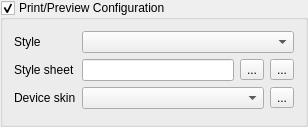
<?xml version="1.0" encoding="UTF-8"?>
<ui version="4.0">
 <class>PreviewConfigurationWidget</class>
 <widget class="QGroupBox" name="PreviewConfigurationWidget">
  <property name="geometry">
   <rect>
    <x>0</x>
    <y>0</y>
    <width>308</width>
    <height>127</height>
   </rect>
  </property>
  <property name="windowTitle">
   <string>Form</string>
  </property>
  <property name="title">
   <string>Print/Preview Configuration</string>
  </property>
  <property name="checkable">
   <bool>true</bool>
  </property>
  <layout class="QFormLayout">
   <item row="0" column="0">
    <widget class="QLabel" name="m_styleLabel">
     <property name="text">
      <string>Style</string>
     </property>
    </widget>
   </item>
   <item row="0" column="1">
    <widget class="QComboBox" name="m_styleCombo"/>
   </item>
   <item row="1" column="0">
    <widget class="QLabel" name="m_appStyleSheetLabel">
     <property name="text">
      <string>Style sheet</string>
     </property>
    </widget>
   </item>
   <item row="1" column="1">
    <layout class="QHBoxLayout">
     <item>
      <widget class="qdesigner_internal::TextPropertyEditor" name="m_appStyleSheetLineEdit">
       <property name="minimumSize">
        <size>
         <width>149</width>
         <height>0</height>
        </size>
       </property>
      </widget>
     </item>
     <item>
      <widget class="QToolButton" name="m_appStyleSheetChangeButton">
       <property name="text">
        <string>...</string>
       </property>
      </widget>
     </item>
     <item>
      <widget class="QToolButton" name="m_appStyleSheetClearButton">
       <property name="text">
        <string>...</string>
       </property>
      </widget>
     </item>
    </layout>
   </item>
   <item row="2" column="0">
    <widget class="QLabel" name="m_skinLabel">
     <property name="text">
      <string>Device skin</string>
     </property>
    </widget>
   </item>
   <item row="2" column="1">
    <layout class="QHBoxLayout">
     <item>
      <widget class="QComboBox" name="m_skinCombo"/>
     </item>
     <item>
      <widget class="QToolButton" name="m_skinRemoveButton">
       <property name="text">
        <string>...</string>
       </property>
      </widget>
     </item>
    </layout>
   </item>
  </layout>
 </widget>
 <customwidgets>
  <customwidget>
   <class>qdesigner_internal::TextPropertyEditor</class>
   <extends>QLineEdit</extends>
   <header location="global">private/qextDesignerTextPropertyEditor_p.h</header>
  </customwidget>
 </customwidgets>
 <resources/>
 <connections/>
</ui>
